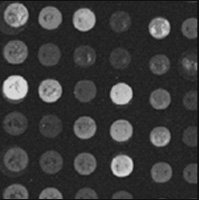
#> input picture ExerciseMinimaImposicion/src/micro24.pgm, 199 x 200 px
$ python minimalimposition.py
#> lines starting #> are read from the running program, lines starting #| are printed output that depends on the picture; after the words box and inside, x2 and y2 are one past the last pixel; in counts of white or black regions, pixels touching at a corner belong together
import cv2
import sys
import os
import numpy as np
import math

def inf_images(img1, img2):
    """
    Reads two grayscale PGM images and computes their pixel-wise infimum (minimum).

    Args:
        image_1 (cv2.image): input PGM Image.
        image_2 (cv2.image): input PGM Image.

    Returns:
        inf_img: The resulting image obtained by taking the pixel-wise minimum.
    """
    if img1 is None:
        raise ValueError(f"Unable to read image.")

    if img2 is None:
        raise ValueError(f"Unable to read image.")

    if img1.shape != img2.shape:
        raise ValueError("Input images must have the same dimensions.")

    # Compute pixel-wise minimum (infimum)
    inf_img = cv2.min(img1, img2)
    return inf_img


def sup_images(img1, img2):
    """
    Reads two grayscale PGM images and computes their pixel-wise supremum (maximum).

    Args:
        image_1 (cv2.image): input PGM Image.
        image_2 (cv2.image): input PGM Image.

    Returns:
        sup_img: The resulting image obtained by taking the pixel-wise minimum.
    """
    if img1 is None:
        raise ValueError(f"Unable to read image.")

    if img2 is None:
        raise ValueError(f"Unable to read image.")

    if img1.shape != img2.shape:
        raise ValueError("Input images must have the same dimensions.")

    # Compute pixel-wise minimum (infimum)
    sup_img = cv2.max(img1, img2)
    return sup_img


def compare_images(img1, img2):
    """
    Reads two grayscale PGM images and checks

    Args:
        image_1 (cv2.image): input PGM Image.
        image_2 (cv2.image): input PGM Image.

    Returns:
        bool: True if the images are equal, False otherwise.
    """
    if img1 is None:
        raise ValueError(f"Unable to read image.")

    if img2 is None:
        raise ValueError(f"Unable to read image.")
    if img1.shape != img2.shape:
        return False

    return np.array_equal(img1, img2)


def custom_erosion(img, kernel_size):
    """
    Perform morphological erosion on a grayscale image.

    Args:
        img (numpy.ndarray): Grayscale image.
        kernel_size (int): Size of the square kernel (should be odd).

    Returns:
        numpy.ndarray: Eroded image.
    """
    h, w = img.shape
    pad = kernel_size // 2
    out = np.zeros_like(img)

    for y in range(h):
        for x in range(w):
            # Define the neighborhood bounds considering image limits.
            y_start = max(0, y - pad)
            y_end = min(h, y + pad + 1)
            x_start = max(0, x - pad)
            x_end = min(w, x + pad + 1)

            # Extract the valid neighborhood region.
            roi = img[y_start:y_end, x_start:x_end]

            # Assign the minimum value found in the region.
            out[y, x] = np.min(roi)

    return out


def imMinimaImpose (imageInPath,imageInMarkersPath,connectivity,imageOut):
    """
    Reads a grayscale image PGM along with a marker image and imposes the Minima.

    Args:
        imageInPath (str): input image file path.
        image_2 (str): input marker image file path.
        connectivity (int): if the

    Returns:
        inf_img: The resulting image obtained by taking the pixel-wise minimum.
    """
#> called with imageInPath = 'src/micro24.pgm', connectivity = 8, imageOut = 'output/ gradient micro24_mod.pgm'

    img=cv2.imread(imageInPath, cv2.IMREAD_GRAYSCALE)
#> img is the input picture: shape (200, 199); min 14, max 217, mean 57.7

    img_markers=cv2.imread(imageInMarkersPath, cv2.IMREAD_GRAYSCALE)
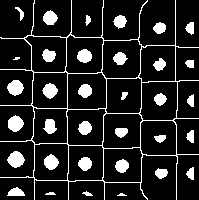
#> input picture ExerciseMinimaImposicion/src/micro24_20060309_markersinsideandfond.pgm, 199 x 200 px
#> img_markers: shape (200, 199); 14.2% white; 35 white regions (2 under 20 px), largest, box (x1, y1, x2, y2) and area: (0, 0, 199, 200) 2003, (7, 151, 25, 168) 208, (8, 115, 24, 132) 195

    ## Invert the image
    img_markers_inv=img_markers

    ## Iterate through each pixel of img_markers to invert the image
    for row in range(0,img_markers.shape[0]):
        for col in range(0,img_markers.shape[1]):
            if img_markers[row,col]==0:
                img_markers_inv[row,col]=255
            elif img_markers[row,col]==255:
                img_markers_inv[row,col]=0


    img_prime=inf_images(img,img_markers_inv)
#> in inf_images, `inf_img = cv2.min(img1, img2)`:
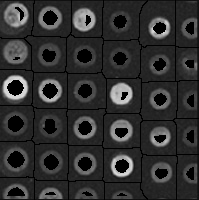
#> inf_img: shape (200, 199); min 0, max 217, mean 46.7


    cur_image=img_markers_inv

    last_image=np.zeros((img.shape[0],img.shape[1]))


    while (compare_images(cur_image,last_image)==0):
        last_image=cur_image

        erosion=custom_erosion(cur_image,3)

        cur_image=sup_images(erosion,img_prime)
#> this loop made 50 passes
#> pass 1, in imMinimaImpose, `erosion=custom_erosion(cur_image,3)`:
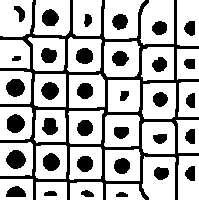
#> erosion: shape (200, 199); 71.6% white; 35 black regions, largest, box (x1, y1, x2, y2) and area: (0, 0, 199, 200) 5852, (6, 150, 26, 169) 282, (7, 114, 25, 133) 265
#> pass 1, in sup_images, `sup_img = cv2.max(img1, img2)`:
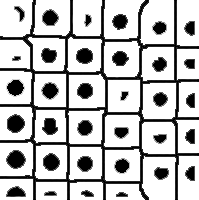
#> sup_img: shape (200, 199); min 0, max 255, mean 190.8
#> pass 2, in imMinimaImpose, `erosion=custom_erosion(cur_image,3)`:
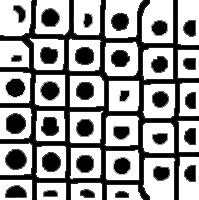
#> erosion: shape (200, 199); min 0, max 255, mean 154.7
#> pass 2, in sup_images (call 2), `sup_img = cv2.max(img1, img2)`:
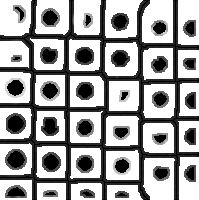
#> sup_img: shape (200, 199); min 0, max 255, mean 163.4
#> after the loop:
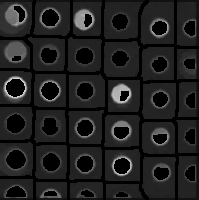
#> erosion: shape (200, 199); min 0, max 214, mean 32.3


    ## Write to filepath
    cv2.imwrite(imageOut,cur_image)
    return cur_image


test_image=imMinimaImpose('src/micro24.pgm','src/micro24_20060309_markersinsideandfond.pgm',8,'output/ gradient micro24_mod.pgm')


# [42 lines of commented-out code are left out]
